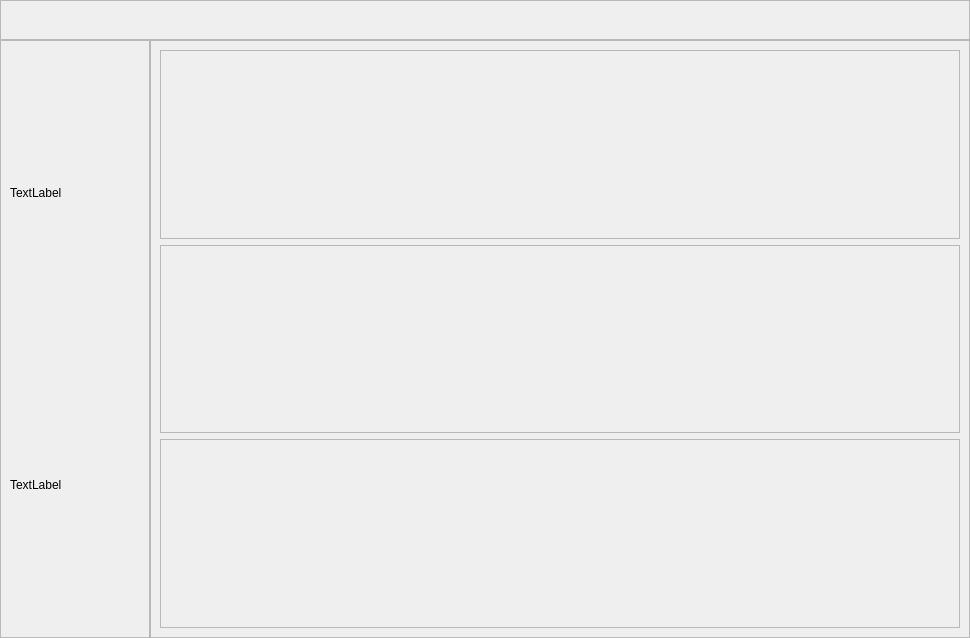
<?xml version="1.0" encoding="UTF-8"?>
<ui version="4.0">
 <class>Form</class>
 <widget class="QWidget" name="Form">
  <property name="geometry">
   <rect>
    <x>0</x>
    <y>0</y>
    <width>970</width>
    <height>638</height>
   </rect>
  </property>
  <property name="windowTitle">
   <string>Form</string>
  </property>
  <layout class="QGridLayout" name="gridLayout">
   <property name="leftMargin">
    <number>0</number>
   </property>
   <property name="topMargin">
    <number>0</number>
   </property>
   <property name="rightMargin">
    <number>0</number>
   </property>
   <property name="bottomMargin">
    <number>0</number>
   </property>
   <property name="spacing">
    <number>0</number>
   </property>
   <item row="0" column="0" colspan="3">
    <widget class="QFrame" name="frame_3">
     <property name="maximumSize">
      <size>
       <width>16777215</width>
       <height>40</height>
      </size>
     </property>
     <property name="frameShape">
      <enum>QFrame::Shape::StyledPanel</enum>
     </property>
     <property name="frameShadow">
      <enum>QFrame::Shadow::Raised</enum>
     </property>
    </widget>
   </item>
   <item row="1" column="1" colspan="2">
    <widget class="QFrame" name="frame_2">
     <property name="frameShape">
      <enum>QFrame::Shape::StyledPanel</enum>
     </property>
     <property name="frameShadow">
      <enum>QFrame::Shadow::Raised</enum>
     </property>
     <layout class="QVBoxLayout" name="verticalLayout">
      <item>
       <widget class="QFrame" name="frame_4">
        <property name="frameShape">
         <enum>QFrame::Shape::StyledPanel</enum>
        </property>
        <property name="frameShadow">
         <enum>QFrame::Shadow::Raised</enum>
        </property>
       </widget>
      </item>
      <item>
       <widget class="QFrame" name="frame_5">
        <property name="frameShape">
         <enum>QFrame::Shape::StyledPanel</enum>
        </property>
        <property name="frameShadow">
         <enum>QFrame::Shadow::Raised</enum>
        </property>
       </widget>
      </item>
      <item>
       <widget class="QFrame" name="frame_6">
        <property name="frameShape">
         <enum>QFrame::Shape::StyledPanel</enum>
        </property>
        <property name="frameShadow">
         <enum>QFrame::Shadow::Raised</enum>
        </property>
       </widget>
      </item>
     </layout>
    </widget>
   </item>
   <item row="1" column="0">
    <widget class="QFrame" name="frame">
     <property name="maximumSize">
      <size>
       <width>150</width>
       <height>16777215</height>
      </size>
     </property>
     <property name="frameShape">
      <enum>QFrame::Shape::StyledPanel</enum>
     </property>
     <property name="frameShadow">
      <enum>QFrame::Shadow::Raised</enum>
     </property>
     <layout class="QVBoxLayout" name="verticalLayout_2">
      <item>
       <widget class="QLabel" name="label">
        <property name="text">
         <string>TextLabel</string>
        </property>
       </widget>
      </item>
      <item>
       <widget class="QLabel" name="label_2">
        <property name="text">
         <string>TextLabel</string>
        </property>
       </widget>
      </item>
     </layout>
    </widget>
   </item>
  </layout>
 </widget>
 <resources/>
 <connections/>
</ui>
